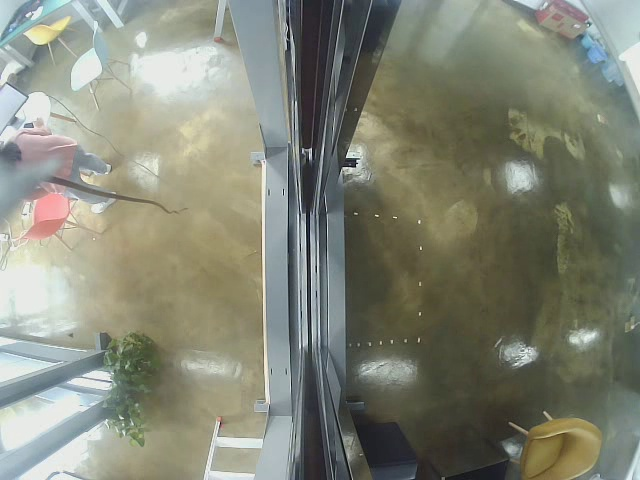
//> input picture cplusplus/GoodFeatureTrack/sample_x_output6.jpg, 640 x 480 px
$ ./main   (built with g++ and OpenCV 4)
//> lines starting //> are read from the running program, lines starting //| are printed output that depends on the picture
#include "opencv2/highgui/highgui.hpp"
#include "opencv2/imgproc/imgproc.hpp"

#include <iostream>
#include <stdio.h>
#include <stdlib.h>

using namespace cv;
using namespace std;

/// Global variables
Mat src, src_gray;
Mat f1;

int maxCorners = 23;
int maxTrackbar = 100;

RNG rng(12345);
string source_window = "Image";

const int direction = 90;	// camera installation direction

int range = 10;		// central monitoring area
int angle = 0;		// door rotate angle
int edge = -5;		// door edge line

int Y = 0;			// door central row
int X = 0;			// door central column


/// Function header
void goodFeaturesToTrack_Demo(int, void*);
void imgProcess(cv::Mat &img, cv::Mat &imgProcessed);
void rotate(cv::Mat &img, cv::Mat &imgRotate, int angle);
void crossLine(int &x, int &y, int &angle);

/**
 * @function main
 */
int main(int argc, char** argv)
{
	/// Load source image and convert it to gray
	src = imread("sample_x_output6.jpg");
//> src is the input picture: 480 rows x 640 cols, CV_8UC3; mean B, G, R 119.1, 133.8, 130.8

	crossLine(X, Y, angle);

	cvtColor(src, src_gray, COLOR_BGR2GRAY);
	imgProcess(src, f1);

	/// Create Window
	namedWindow(source_window, WINDOW_AUTOSIZE);

	/// Create Trackbar to set the number of corners
	createTrackbar("Max  corners:", source_window, &maxCorners, maxTrackbar, goodFeaturesToTrack_Demo);

	imshow(source_window, src);
	imshow("f1", f1);

	goodFeaturesToTrack_Demo(0, 0);

	waitKey(0);
	return(0);
}

/**
 * @function goodFeaturesToTrack_Demo.cpp
 * @brief Apply Shi-Tomasi corner detector
 */
void goodFeaturesToTrack_Demo(int, void*)
{
	if (maxCorners < 1) { maxCorners = 1; }

	/// Parameters for Shi-Tomasi algorithm
	vector<Point2f> corners;
	double qualityLevel = 0.01;
	double minDistance = 10;
	int blockSize = 3;

	// bool useHarrisDetector = false;
	bool useHarrisDetector = true;
	double k = 0.04;

	/// Copy the source image
	Mat copy;
	copy = f1.clone();

	/// Apply corner detection
	goodFeaturesToTrack(f1,
		corners,
		maxCorners,
		qualityLevel,
		minDistance,
		Mat(),
		blockSize,
		useHarrisDetector,
		k);


	/// Draw corners detected
	cout << "** Number of corners detected: " << corners.size() << endl;
	int r = 4;
	for (int i = 0; i < corners.size(); i++)
	{
		circle(copy, corners[i], r, Scalar(rng.uniform(0, 255), rng.uniform(0, 255),
			rng.uniform(0, 255)), -1, 8, 0);
	}

	/// Show what you got
	namedWindow(source_window, WINDOW_AUTOSIZE);
	imshow(source_window, copy);
}


void imgProcess(cv::Mat &img, cv::Mat &imgProcessed)
{
	cv::Mat imgProcessing;

	if (direction == 90)
	{
		cv::rotate(img, img, cv::ROTATE_90_COUNTERCLOCKWISE);
	}

	imgProcessing = img(cv::Range(Y - range, Y + range), cv::Range((int)(img.cols * 0.01), (int)(img.cols * 0.99)));

	cv::cvtColor(imgProcessing, imgProcessing, COLOR_BGR2GRAY);
	cv::GaussianBlur(imgProcessing, imgProcessing, cv::Size(3, 3), 0);

	rotate(imgProcessing, imgProcessed, angle);
}


void rotate(cv::Mat &img, cv::Mat &imgRotate, int angle)
{
	// cv::Mat imgCopy = img.clone();

	cv::Point2f center = cv::Point2f(static_cast<float>(img.cols / 2), static_cast<float>(img.rows / 2));
	cv::Mat affineTrans = getRotationMatrix2D(center, angle, 1.0);

	cv::warpAffine(img, imgRotate, affineTrans, img.size());
}


void crossLine(int &x, int &y, int &angle)
{
	cv::Mat imgXCopy, imgYCopy, imgXRotate, imgYRotate, imgXLine, imgYLine;
	cv::Scalar meanX, meanY;

	cv::Mat imgX = cv::imread("sample_x_output6.jpg");
	cv::Mat imgY = cv::imread("sample_y_output6.jpg");
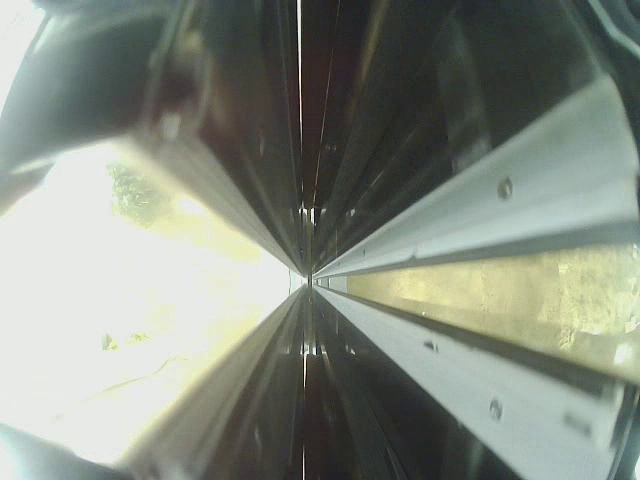
//> input picture cplusplus/GoodFeatureTrack/sample_y_output6.jpg, 640 x 480 px
//> imgY is the input picture: 480 rows x 640 cols, CV_8UC3; mean B, G, R 129.4, 139.9, 133.3

	if (direction == 90)
	{
		cv::rotate(imgX, imgX, cv::ROTATE_90_COUNTERCLOCKWISE);
		cv::rotate(imgY, imgY, cv::ROTATE_90_COUNTERCLOCKWISE);
//> imgY: 640 rows x 480 cols, CV_8UC3
	}

	imgXCopy = imgX.clone();
	imgYCopy = imgY.clone();

	cv::cvtColor(imgXCopy, imgXCopy, COLOR_BGR2GRAY);
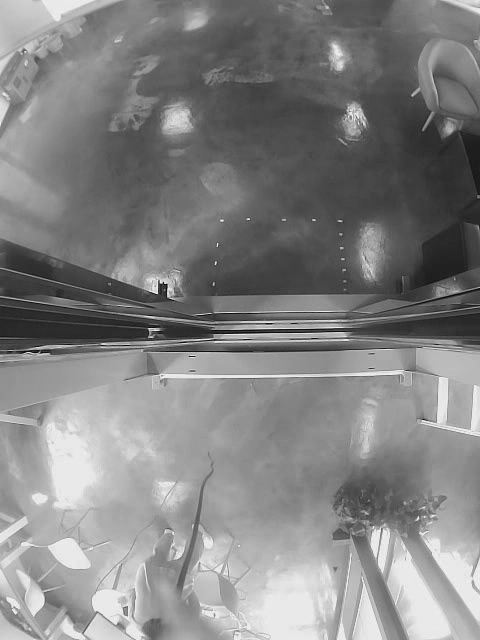
//> imgXCopy: 640 rows x 480 cols, CV_8UC1; min 4, max 244, mean 131.2
	cv::cvtColor(imgYCopy, imgYCopy, COLOR_BGR2GRAY);
	cv::GaussianBlur(imgXCopy, imgXCopy, cv::Size(3, 3), 0);
	cv::GaussianBlur(imgYCopy, imgYCopy, cv::Size(3, 3), 0);

	int	minBlack = 255;

	for (int k = -5; k < 6; k++)
	{
		rotate(imgXCopy, imgXRotate, k);

		for (int i = 0; i < imgXRotate.rows - 1; i++)
		{
			imgXLine = imgXRotate(cv::Range(i, i + 1), cv::Range::all());
			meanX = cv::mean(imgXLine);

			if ((int)meanX[0] < minBlack)
			{
				minBlack = (int)meanX[0];

				y = i;
				angle = k;

				std::cout << "Y " << y << "  " << minBlack << "  " << angle << meanX << std::endl;
			}
		}
	}
//> this loop made 11 passes
//> (meanX, minBlack, y, angle) on passes 1 to 11: (Scalar(105), 70, 291, -5), (Scalar(107.9), 70, 291, -5), (Scalar(111.5), 67, 332, -3), (Scalar(117.1), 53, 332, -2), (Scalar(132.2), 48, 331, -1), (Scalar(195.2), 48, 331, -1), (Scalar(130.1), 48, 331, -1), (Scalar(108.4), 48, 331, -1), (Scalar(98.48), 48, 331, -1), (Scalar(91.65), 48, 331, -1), (Scalar(86.34), 48, 331, -1)
//> pass 1, in rotate, `cv::warpAffine(img, imgRotate, affineTrans, img.size());`:
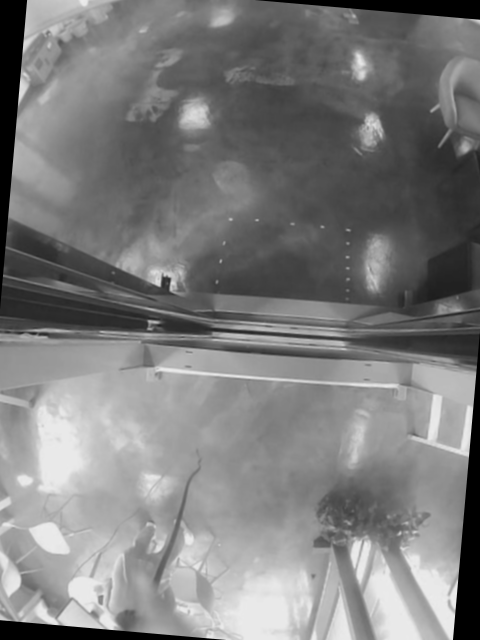
//> imgRotate: 640 rows x 480 cols, CV_8UC1; min 0, max 236, mean 124.7
//> after the loop:
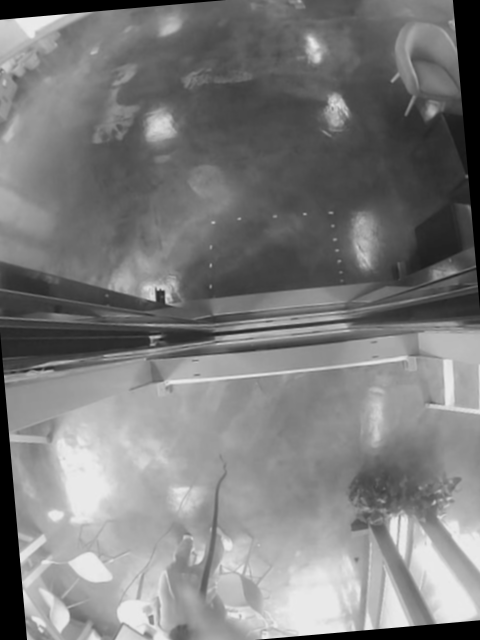
//> imgXRotate: 640 rows x 480 cols, CV_8UC1; min 0, max 236, mean 124.3
//> after the loop, imgXLine = 480 values, max 234 at index 160, min 0 at index 0, mean 86.34; minBlack = 48; y = 331; angle = -1

	rotate(imgYCopy, imgYRotate, angle);
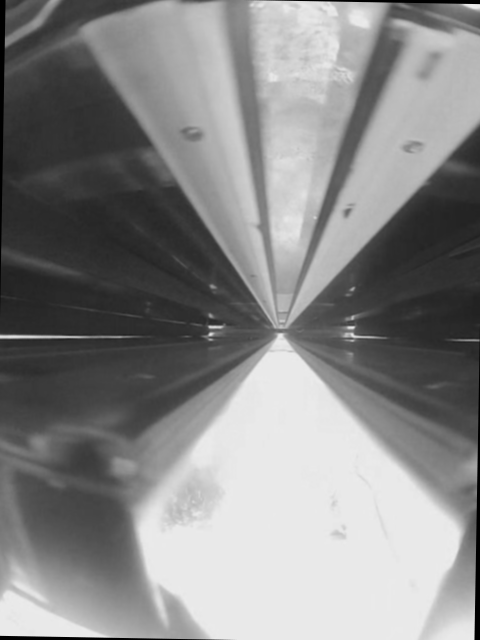
//> imgYRotate: 640 rows x 480 cols, CV_8UC1; min 0, max 236, mean 135.5

	int maxBlack = 0;

	for (int i = 0; i < imgYRotate.cols - 1; i++)
	{
		imgYLine = imgYRotate(cv::Range::all(), cv::Range(i, i + 1));
		meanY = cv::mean(imgYLine);

		if ((int)meanY[0] > maxBlack)
		{
			maxBlack = (int)meanY[0];

			x = i;

			std::cout << "X " << x << "  " << maxBlack << "  " << meanY << std::endl;
		}
	}
//> this loop made 479 passes
//> (meanY, maxBlack) on passes 1, 2, 3, 4, 5, 6, 7, 124, 126, 128, 129, 131: (Scalar(59.32), 59), (Scalar(63.69), 63), (Scalar(67.83), 67), (Scalar(72.2), 72), (Scalar(78.22), 78), (Scalar(85.12), 85), (Scalar(86.3), 86), (Scalar(87.19), 87), (Scalar(88.27), 88), (Scalar(89.58), 89), (Scalar(90.26), 90), (Scalar(91.73), 91)
//> meanY on passes 8 to 13: Scalar(86.44), Scalar(86.65), Scalar(86.82), Scalar(86.9), Scalar(86.92), Scalar(86.98)
//| X 0  59  [59.3172, 0, 0, 0]
//| X 1  63  [63.6859, 0, 0, 0]
//| X 2  67  [67.825, 0, 0, 0]
//| X 3  72  [72.2, 0, 0, 0]
//| X 4  78  [78.2234, 0, 0, 0]
//| X 5  85  [85.1219, 0, 0, 0]
//| X 6  86  [86.2969, 0, 0, 0]
//| X 123  87  [87.1859, 0, 0, 0]
//> (output is shown up to pass 124 of 479)
//> after the loop, imgYLine = 640 values, max 232 at index 5, min 0 at index 0, mean 52.95; maxBlack = 213; x = 278

	// rotate(imgX, imgXR, angle);

	cv::line(imgX, cv::Point(0, y), cv::Point(imgX.cols, y), cv::Scalar(0, 0, 255), 2);	// horizontal
	cv::line(imgX, cv::Point(x, 0), cv::Point(x, imgY.rows), cv::Scalar(255, 0, 0), 2);	// Vertical

	cv::line(imgX, cv::Point(0, y - range), cv::Point(imgX.cols, y - range), cv::Scalar(0, 255, 0), 1);
	cv::line(imgX, cv::Point(0, y + range), cv::Point(imgX.cols, y + range), cv::Scalar(0, 255, 0), 1);
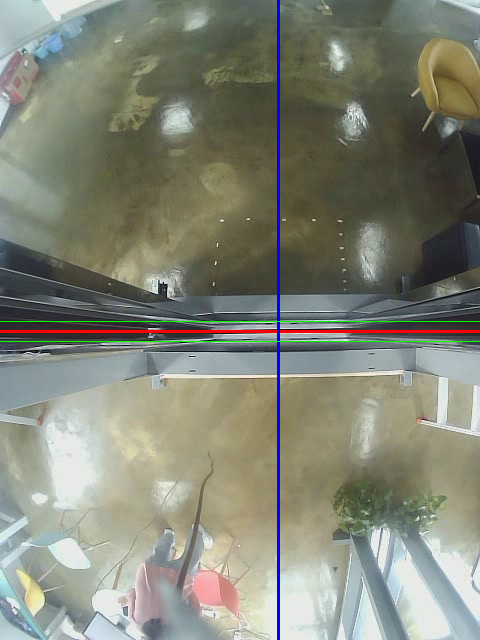
//> imgX: 640 rows x 480 cols, CV_8UC3; mean B, G, R 119.4, 133.2, 130.6
//> in goodFeaturesToTrack_Demo, `goodFeaturesToTrack(f1, corners, maxCorners, qualityLevel, minDistance..`: corners = 5 Points (x, y): [145, 6], [155, 7], [210, 13], [341, 16], [287, 3]
//| ** Number of corners detected: 5
//> the loop in goodFeaturesToTrack_Demo, `for (int i = 0; i < corners.size(); i++)` made 5 passes
//> after the loop in goodFeaturesToTrack_Demo, `for (int i = 0; i < corners.size(); i++)`:
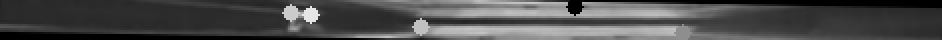
//> copy: 20 rows x 471 cols, CV_8UC1 (shown 2 times larger); min 0, max 229, mean 75.4

	cv::imshow("Good Matches & Object detection", imgX);

	cv::waitKey(0);
}
